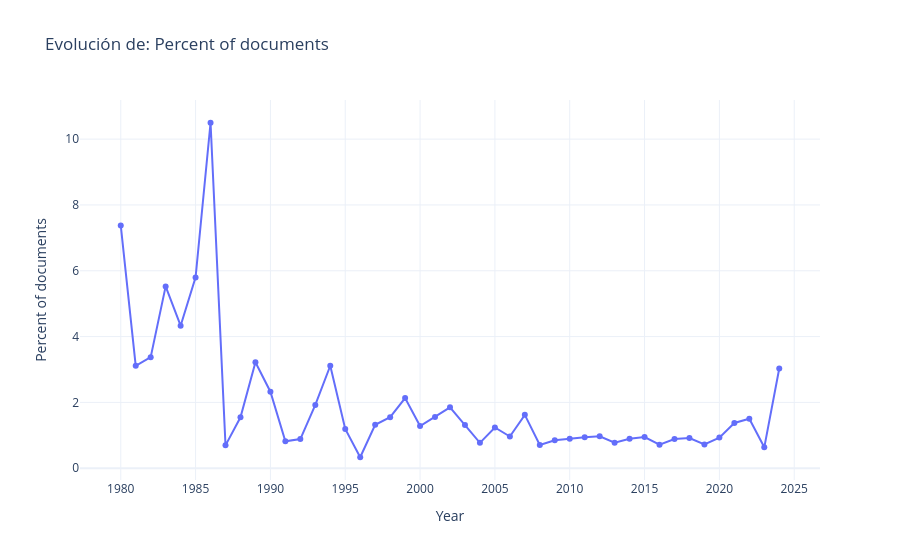

Notebook source saved alongside this figure:
### Code cell
#Percent of documents resultó  tener una correlación bastante alta, por lo tanto, las gráficas
#deberían ser bastante parecidas (la generada por pca y la que es a partir de los datos crudos)
atributo_a_graficar = "Percent of documents"
#datos que calculamos en el paso anterior (df_features)
df_plot = df_features.reset_index().rename(columns={'index': 'Year'})
fig = px.line(
    df_plot, 
    x='Year', 
    y=atributo_a_graficar,
    title=f"Evolución de: {atributo_a_graficar}",
    markers=True,
    template="plotly_white"
)

# esto es solo para suavisar las esquinas
#fig.update_traces(line_shape='spline', line_width=3)
fig.show()

### Figure 1 — Plotly figure (JSON) as saved in the notebook; plotly's stock layout.template omitted (floating-point values rounded to 4 significant figures)
{"data": [{"hovertemplate": "Year=%{x}<br>Percent of documents=%{y}<extra></extra>", "legendgroup": "", "line": {"color": "#636efa", "dash": "solid"}, "marker": {"symbol": "circle"}, "mode": "lines+markers", "name": "", "orientation": "v", "showlegend": false, "type": "scatter", "x": [1980, 1981, 1982, 1983, 1984, 1985, 1986, 1987, 1988, 1989, 1990, 1991, 1992, 1993, 1994, 1995, 1996, 1997, 1998, 1999, 2000, 2001, 2002, 2003, 2004, 2005, 2006, 2007, 2008, 2009, 2010, 2011, 2012, 2013, 2014, 2015, 2016, 2017, 2018, 2019, 2020, 2021, 2022, 2023, 2024], "xaxis": "x", "y": [7.379, 3.113, 3.373, 5.525, 4.33, 5.798, 10.5, 0.6937, 1.546, 3.221, 2.324, 0.8154, 0.8864, 1.923, 3.113, 1.191, 0.3325, 1.32, 1.551, 2.13, 1.282, 1.559, 1.848, 1.31, 0.7707, 1.238, 0.9627, 1.62, 0.705, 0.8466, 0.8955, 0.9394, 0.9672, 0.7753, 0.8974, 0.9447, 0.715, 0.8871, 0.918, 0.7213, 0.9292, 1.373, 1.504, 0.6339, 3.031], "yaxis": "y"}], "layout": {"legend": {"tracegroupgap": 0}, "title": {"text": "Evolución de: Percent of documents"}, "xaxis": {"anchor": "y", "domain": [0, 1], "title": {"text": "Year"}}, "yaxis": {"anchor": "x", "domain": [0, 1], "title": {"text": "Percent of documents"}}}}
